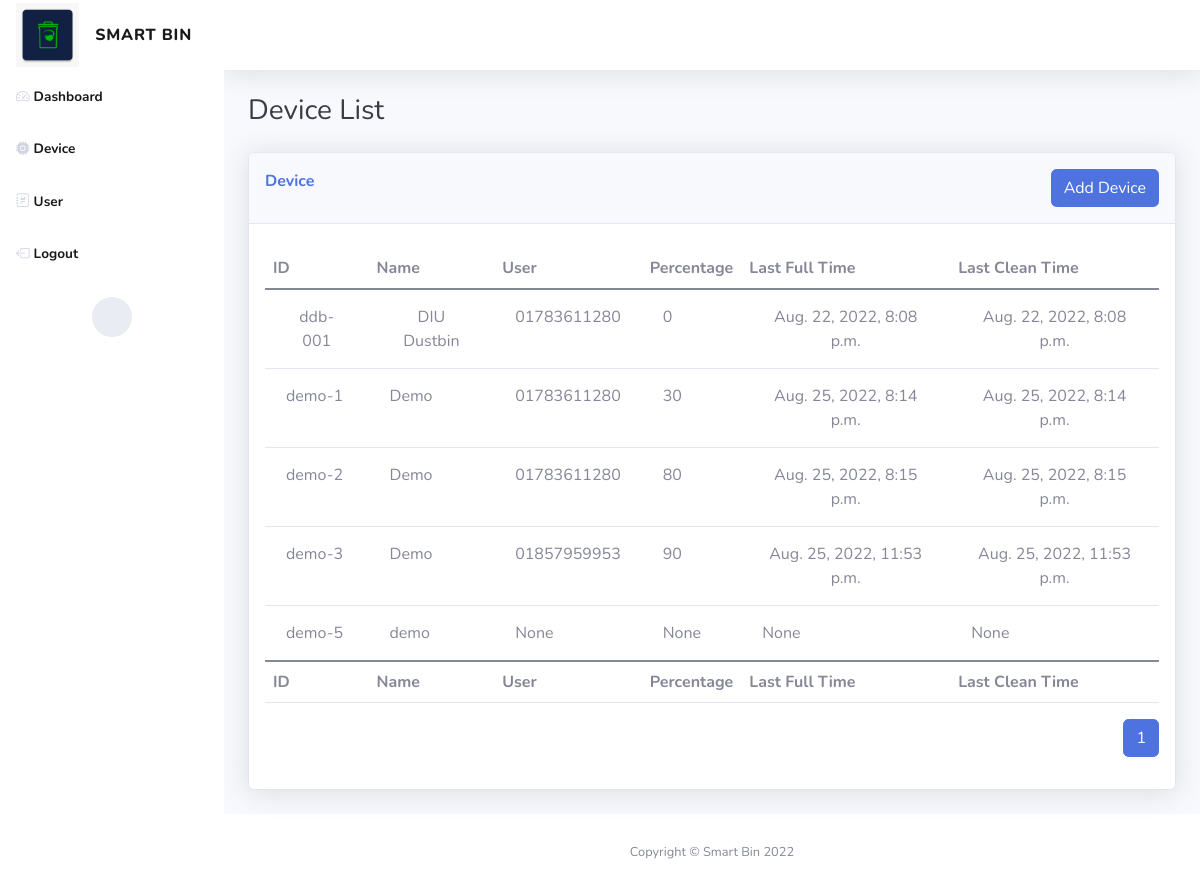
/device/all/ (signed in), run on the app's committed database.
### landing/models.py (models this page shows, shortened)
class SiteInfo(models.Model):
    name = models.CharField(max_length=50)
    icon = models.ImageField(upload_to='Logo')
    logo = models.ImageField(upload_to='Logo')

### api/models.py (models this page shows, shortened)
class Device(models.Model):
    user = models.ForeignKey(AppUser, related_name='devices', on_delete=models.CASCADE, blank=True, null=True)
    id = models.CharField(max_length=30, primary_key=True)
    name = models.CharField(max_length=80)
    location = models.TextField()
    dustbinHeight = models.IntegerField()
    percentage = models.IntegerField(null=True, blank=True)
    gas = models.FloatField(null=True, blank=True)
    temp = models.FloatField(null=True, blank=True)
    humidity = models.FloatField(null=True, blank=True)
    status = models.BooleanField(default=True)
    lastFullTime = models.DateTimeField(null=True, blank=True)
    lastCleanTime = models.DateTimeField(null=True, blank=True)

class AppUser(models.Model):
    id = models.CharField(primary_key=True, max_length=14)
    status = models.BooleanField(default=False)
    def __str__(self):
        return self.id

### landing/views.py (the view)
# urls.py: path("device/all/", device_list, name='device_list'),
@login_required
def device_list(request):
    site = SiteInfo.objects.all().first()
    device_lists = Device.objects.all()
    paginator = Paginator(device_lists, 10)
    page = request.GET.get('page', 1)
    try:
        devices = paginator.page(page)
    except PageNotAnInteger:
        devices = paginator.page(1)
    except EmptyPage:
        devices = paginator.page(paginator.num_pages)
    context = {
        'title':"Device list",
        'site': site,
        'devices': devices,
    }
    return render(request, 'dashboard/device_list.html', context)

### templates/dashboard/device_list.html (shortened to what this page needs)
{% extends "dashboard/base.html" %}
{% block content %}
<div class="container-fluid">
    <h3 class="text-dark mb-4">Device List</h3>
    <div class="card shadow">
        <div class="card-header py-3">
            <div class="row">
                <div class="col-md-6 text-nowrap">
                    <p class="text-primary m-0 fw-bold">Device</p>
                </div>
                <div class="col-md-6">
                    <div class="text-md-end dataTables_filter" id="dataTable_filter"><a class="btn btn-primary" href="{% url 'add_device' %}">Add
                        Device</a></div>
                </div>
            </div>
        </div>
        <div class="card-body">
            <div class="table-responsive table mt-2" id="dataTable" role="grid" aria-describedby="dataTable_info">
                <table class="table my-0" id="dataTable">
                    <thead>
                    <tr>
                        <th>ID</th>
                        <th>Name</th>
                        <th>User</th>
                        <th>Percentage</th>
                        <th>Last Full Time</th>
                        <th>Last Clean Time</th>
                    </tr>
                    </thead>
                    <tbody>
                    {% for device in devices %}
                    <tr>
                        <td><a class="btn" href="{% url 'view_device' device.id %}" >{{ device.id }}</a></td>
                        <td><a class="btn" href="{% url 'view_device' device.id %}" >{{ device.name }}</a></td>
                        <td><a class="btn" href="{% url 'view_device' device.id %}" >{{ device.user }}</a></td>
                        <td><a class="btn" href="{% url 'view_device' device.id %}" >{{ device.percentage }}</a></td>
                        <td><a class="btn" href="{% url 'view_device' device.id %}" >{{ device.lastFullTime }}</a></td>
                        <td><a class="btn" href="{% url 'view_device' device.id %}" >{{ device.lastCleanTime }}</a></td>
                    </tr>
                    {% endfor %}
                    </tbody>
                    <tfoot>
                    <tr>
                        <td><strong>ID</strong></td>
                        <td><strong>Name</strong></td>
                        <td><strong>User</strong></td>
                        <td><strong>Percentage</strong></td>
                        <td><strong>Last Full Time</strong></td>
                        <td><strong>Last Clean Time</strong></td>
                    </tr>
                    </tfoot>
                </table>
            </div>
            <div class="row">
                <div class="col-md-6 text-nowrap">
                </div>
                <div class="col-md-6">
                    <nav class="d-lg-flex justify-content-lg-end dataTables_paginate paging_simple_numbers">
                        <ul class="pagination">
                            {% for i in devices.paginator.page_range %}
                            {% if devices.number == i %}
                            <li class="page-item active"><a class="page-link" href="#">{{ i }}</a></li>
                            {% else %}
                            <li class="page-item"><a class="page-link" href="?page={{ i }}">{{ i }}</a></li>
                            {% endif %}
                            {% endfor %}
                        </ul>
                    </nav>
                </div>
            </div>
        </div>
    </div>
    <br>
</div>
{% endblock %}

### templates/dashboard/base.html (shortened to what this page needs)
{% load static %}
<!DOCTYPE html>
<html>
<head>
    <link rel="stylesheet" href="{% static 'dashboard/assets/bootstrap/css/bootstrap.min.css' %}">
    <link rel="stylesheet" href="{% static 'dashboard/assets/fonts/fontawesome-all.min.css' %}">
    <link rel="stylesheet" href="https://cdn.jsdelivr.net/npm/bootstrap-icons@1.9.1/font/bootstrap-icons.css">
</head>
<body id="page-top">
<div id="wrapper">
    <nav class="navbar navbar-light textmuted text-muted align-items-start sidebar sidebar-light accordion bg-white p-0">
        <div class="container-fluid d-flex flex-column p-0"><a
                class="navbar-brand link-danger d-flex justify-content-center align-items-center sidebar-brand m-0"
                href="#">
            <div class="sidebar-brand-icon"><img src="{{ site.logo.url }}" class="img-fluid"></div>
            <div class="sidebar-brand-text mx-3"><span>{{ site.name }}</span></div>
        </a>
            <ul class="navbar-nav text-dark" id="accordionSidebar">
                <li class="nav-item"><a class="nav-link active" href="{% url 'home' %}"><i class="bi bi-speedometer2"></i><span>Dashboard</span></a>
                </li>
                <li class="nav-item"><a class="nav-link active" href="{% url 'device_list' %}"><i
                        class="bi bi-cpu-fill"></i><span>Device</span></a></li>
                <li class="nav-item"><a class="nav-link active" href="{% url 'user_list' %}"><i
                        class="bi bi-journal-richtext"></i><span>User</span></a></li>
                <li class="nav-item"><a
                        class="nav-link active" href="{% url 'logout' %}"><i class="bi bi-box-arrow-left"></i><span>Logout</span></a>
                </li>
            </ul>
            <div class="text-center d-none d-md-inline">
                <button class="btn rounded-circle border-0" id="sidebarToggle" type="button"></button>
            </div>
        </div>
    </nav>
    <div class="d-flex flex-column" id="content-wrapper">
        <div id="content">
            <nav class="navbar navbar-light navbar-expand bg-white shadow mb-4 topbar static-top">
            </nav>
            {% block content %} {% endblock %}
        </div>
        <footer class="bg-white sticky-footer">
            <div class="container my-auto">
                <div class="text-center my-auto copyright"><span>Copyright © {{ site.name }} 2022</span></div>
            </div>
        </footer>
    </div>
</div>
</body>
</html>

### data on the page
SiteInfo: logo (picture), name "SMART BIN", name "Smart Bin"
Device: id "ddb-001", name "DIU Dustbin", user "01783611280", percentage "0", lastFullTime "Aug. 22, 2022, 8:08 p.m.", lastCleanTime "Aug. 22, 2022, 8:08 p.m."
Device: id "demo-1", name "Demo", user "01783611280", percentage "30", lastFullTime "Aug. 25, 2022, 8:14 p.m.", lastCleanTime "Aug. 25, 2022, 8:14 p.m."
Device: id "demo-2", name "Demo", user "01783611280", percentage "80", lastFullTime "Aug. 25, 2022, 8:15 p.m.", lastCleanTime "Aug. 25, 2022, 8:15 p.m."
Device: id "demo-3", name "Demo", user "01857959953", percentage "90", lastFullTime "Aug. 25, 2022, 11:53 p.m.", lastCleanTime "Aug. 25, 2022, 11:53 p.m."
Device: id "demo-5", name "demo", user "None", percentage "None", lastFullTime "None", lastCleanTime "None"

### other printed values
{{ i }} "1"
